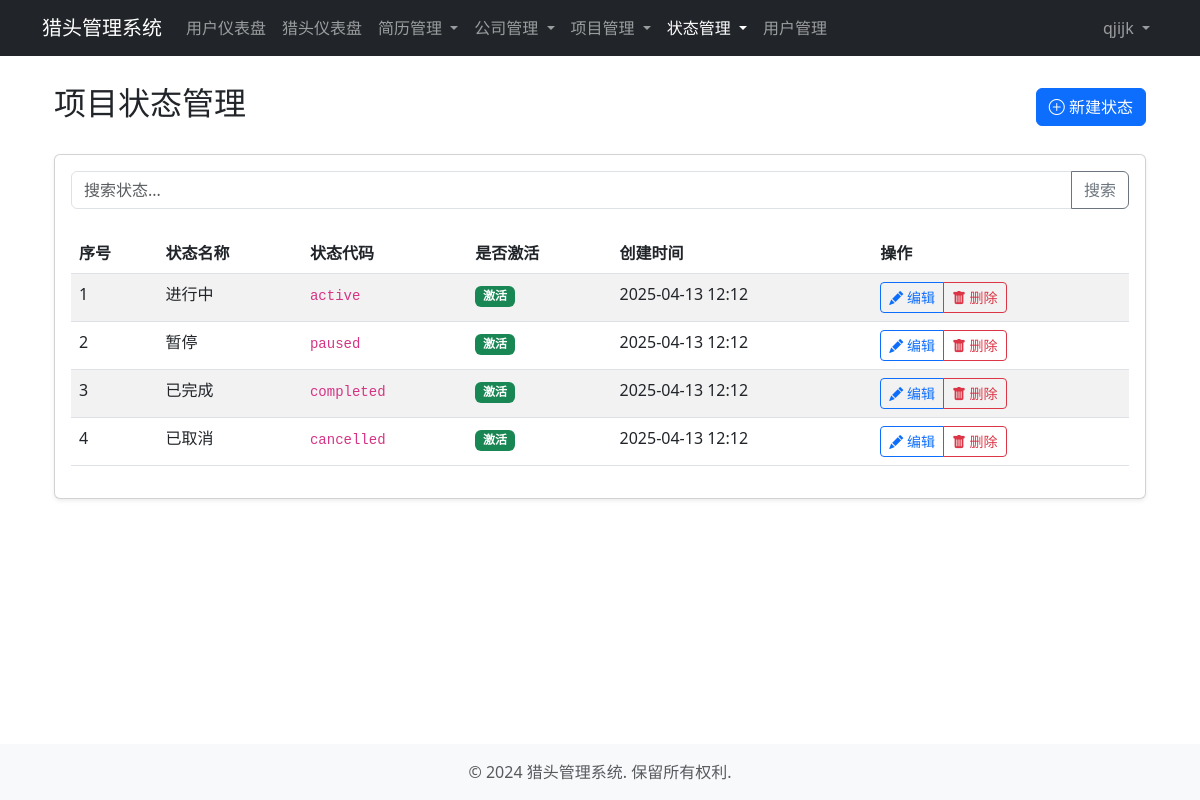
The page /headhunting/project-statuses/ (signed in) on the database as committed earlier.
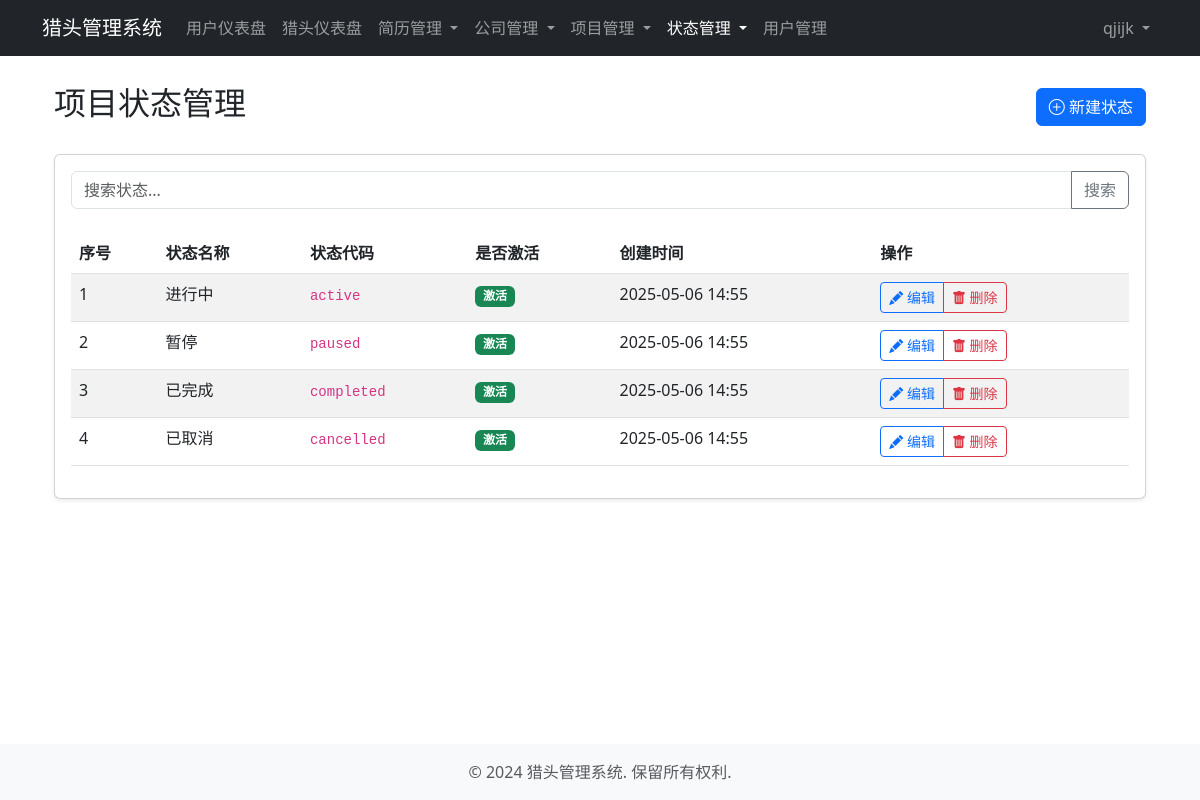
The same page on the database as committed later.
### accounts/models.py (models this page shows, shortened)
class User(AbstractUser):
    SYSTEM_ADMIN = 'system_admin'  # 系统管理员
    ADMIN = 'admin'  # 普通管理员
    NORMAL_USER = 'normal_user'  # 普通用户
    USER_TYPE_CHOICES = [
        (SYSTEM_ADMIN, '系统管理员'),
        (ADMIN, '普通管理员'),
        (NORMAL_USER, '普通用户'),
    ]
    email = models.EmailField(unique=True, verbose_name='邮箱')
    username = models.CharField(max_length=50, unique=True, verbose_name='用户名')
    user_type = models.CharField(
        max_length=20,
        choices=USER_TYPE_CHOICES,
        default=NORMAL_USER,
        verbose_name='用户类型'
    )
    phone = models.CharField(max_length=15, blank=True, null=True, verbose_name='电话')
    is_active = models.BooleanField(default=True, verbose_name='是否激活')
    date_joined = models.DateTimeField(auto_now_add=True, verbose_name='注册时间')
    objects = UserManager()
    USERNAME_FIELD = 'email'
    REQUIRED_FIELDS = ['username']
    class Meta:
        verbose_name = '用户'
        verbose_name_plural = verbose_name
        ordering = ['-date_joined']
    @property
    def is_system_admin(self):
        return self.user_type == self.SYSTEM_ADMIN

### headhunting/models.py (models this page shows, shortened)
class StatusOption(models.Model):
    name = models.CharField(max_length=50, verbose_name='状态名称')
    code = models.CharField(max_length=50, unique=True, verbose_name='状态代码')
    description = models.TextField(blank=True, null=True, verbose_name='描述')
    order = models.IntegerField(default=0, verbose_name='排序')
    is_active = models.BooleanField(default=True, verbose_name='是否激活')
    created_at = models.DateTimeField(auto_now_add=True, verbose_name='创建时间')
    class Meta:
        abstract = True
        ordering = ['order', 'created_at']

class ProjectStatus(StatusOption):
    class Meta:
        verbose_name = '项目状态'
        verbose_name_plural = verbose_name

### headhunting/views.py (the view)
# urls.py: path('project-statuses/', views.project_status_list, name='project_status_list'),
@admin_required
def project_status_list(request):
    statuses = ProjectStatus.objects.all()
    query = request.GET.get('q')
    if query:
        statuses = statuses.filter(Q(name__icontains=query) | Q(code__icontains=query))
    return render(request, 'headhunting/project_status_list.html', {'statuses': statuses})

### templates/headhunting/project_status_list.html (shortened to what this page needs)
{% extends 'base/base.html' %}
{% block content %}
<div class="container">
    <div class="d-flex justify-content-between align-items-center mb-4">
        <h2>项目状态管理</h2>
        <a href="{% url 'project_status_create' %}" class="btn btn-primary">
            <i class="bi bi-plus-circle"></i> 新建状态
        </a>
    </div>
    <div class="card shadow-sm">
        <div class="card-body">
            <form method="get" class="mb-4">
                <div class="input-group">
                    <input type="text" name="q" class="form-control" placeholder="搜索状态..." value="{{ request.GET.q|default:'' }}">
                    <button class="btn btn-outline-secondary" type="submit">搜索</button>
                </div>
            </form>
            {% if statuses %}
            <div class="table-responsive">
                <table class="table table-striped table-hover">
                    <thead>
                        <tr>
                            <th>序号</th>
                            <th>状态名称</th>
                            <th>状态代码</th>
                            <th>是否激活</th>
                            <th>创建时间</th>
                            <th>操作</th>
                        </tr>
                    </thead>
                    <tbody>
                        {% for status in statuses %}
                        <tr>
                            <td>{{ status.order }}</td>
                            <td>{{ status.name }}</td>
                            <td>
                                <code>{{ status.code }}</code>
                            </td>
                            <td>
                                {% if status.is_active %}
                                <span class="badge bg-success">激活</span>
                                {% else %}
                                <span class="badge bg-secondary">禁用</span>
                                {% endif %}
                            </td>
                            <td>{{ status.created_at|date:"Y-m-d H:i" }}</td>
                            <td>
                                <div class="btn-group btn-group-sm">
                                    <a href="{% url 'project_status_update' status.id %}" class="btn btn-outline-primary">
                                        <i class="bi bi-pencil-fill"></i> 编辑
                                    </a>
                                    <a href="{% url 'project_status_delete' status.id %}" class="btn btn-outline-danger">
                                        <i class="bi bi-trash-fill"></i> 删除
                                    </a>
                                </div>
                            </td>
                        </tr>
                        {% endfor %}
                    </tbody>
                </table>
            </div>
            {% else %}
            <div class="alert alert-info">
                <i class="bi bi-info-circle"></i> 暂无项目状态数据，请点击"新建状态"按钮创建。
            </div>
            {% endif %}
        </div>
    </div>
</div>
{% endblock %}
{% block extra_css %}
<link rel="stylesheet" href="https://cdn.jsdelivr.net/npm/bootstrap-icons@1.10.0/font/bootstrap-icons.css">
{% endblock %}

### templates/base/base.html (shortened to what this page needs)
<!DOCTYPE html>
<html lang="zh-hans">
<head>
    <link href="https://cdn.jsdelivr.net/npm/bootstrap@5.3.0/dist/css/bootstrap.min.css" rel="stylesheet">
    {% block extra_css %}{% endblock %}
</head>
<body>
    {% include 'base/navbar.html' %}
    <main class="container py-4">
        {% block content %}{% endblock %}
    </main>
    <footer class="footer">
        <div class="container text-center">
            <span class="text-muted">&copy; 2024 猎头管理系统. 保留所有权利.</span>
        </div>
    </footer>
</body>
</html>

### templates/base/navbar.html (shortened to what this page needs)
<nav class="navbar navbar-expand-lg navbar-dark bg-dark fixed-top">
    <div class="container">
        <a class="navbar-brand" href="{% url 'dashboard' %}">猎头管理系统</a>
        <div class="collapse navbar-collapse" id="navbarNav">
            {% if user.is_authenticated %}
            <ul class="navbar-nav me-auto">
                <li class="nav-item">
                    <a class="nav-link {% if request.path == '/accounts/dashboard/' %}active{% endif %}" href="{% url 'dashboard' %}">用户仪表盘</a>
                </li>
                <li class="nav-item">
                    <a class="nav-link {% if request.path == '/headhunting/dashboard/' %}active{% endif %}" href="{% url 'hr_dashboard' %}">猎头仪表盘</a>
                </li>
                <li class="nav-item dropdown">
                    <a class="nav-link dropdown-toggle {% if '/headhunting/resumes/' in request.path %}active{% endif %}" href="#" role="button" data-bs-toggle="dropdown" aria-expanded="false">
                        简历管理
                    </a>
                </li>
                {% if user.is_system_admin or user.is_admin %}
                <li class="nav-item dropdown">
                    <a class="nav-link dropdown-toggle {% if '/headhunting/companies/' in request.path %}active{% endif %}" href="#" role="button" data-bs-toggle="dropdown" aria-expanded="false">
                        公司管理
                    </a>
                </li>
                <li class="nav-item dropdown">
                    <a class="nav-link dropdown-toggle {% if '/headhunting/projects/' in request.path %}active{% endif %}" href="#" role="button" data-bs-toggle="dropdown" aria-expanded="false">
                        项目管理
                    </a>
                </li>
                <li class="nav-item dropdown">
                    <a class="nav-link dropdown-toggle {% if 'status' in request.path %}active{% endif %}" href="#" role="button" data-bs-toggle="dropdown" aria-expanded="false">
                        状态管理
                    </a>
                </li>
                {% endif %}
                {% if user.is_system_admin %}
                <li class="nav-item">
                    <a class="nav-link {% if '/accounts/users/' in request.path %}active{% endif %}" href="{% url 'user_list' %}">用户管理</a>
                </li>
                {% endif %}
            </ul>
            <ul class="navbar-nav ms-auto">
                <li class="nav-item dropdown">
                    <a class="nav-link dropdown-toggle" href="#" id="navbarDropdown" role="button" data-bs-toggle="dropdown" aria-expanded="false">
                        {{ user.username }}
                    </a>
                </li>
            </ul>
            {% endif %}
        </div>
    </div>
</nav>

### templates/base/base.html (style rules this page uses)
body { padding-top: 60px; min-height: 100vh; display: flex; flex-direction: column; }
main { flex: 1; }
.footer { margin-top: auto; padding: 1rem 0; background-color: #f8f9fa; }

Rows that differ between the two databases and show on the page:
removed ProjectStatus: order "1", name "进行中", code "active", is_active "激活", created_at "2025-04-13 12:12"
removed ProjectStatus: order "2", name "暂停", code "paused", is_active "激活", created_at "2025-04-13 12:12"
removed ProjectStatus: order "3", name "已完成", code "completed", is_active "激活", created_at "2025-04-13 12:12"
removed ProjectStatus: order "4", name "已取消", code "cancelled", is_active "激活", created_at "2025-04-13 12:12"
added ProjectStatus: order "1", name "进行中", code "active", is_active "激活", created_at "2025-05-06 14:55"
added ProjectStatus: order "2", name "暂停", code "paused", is_active "激活", created_at "2025-05-06 14:55"
added ProjectStatus: order "3", name "已完成", code "completed", is_active "激活", created_at "2025-05-06 14:55"
added ProjectStatus: order "4", name "已取消", code "cancelled", is_active "激活", created_at "2025-05-06 14:55"
